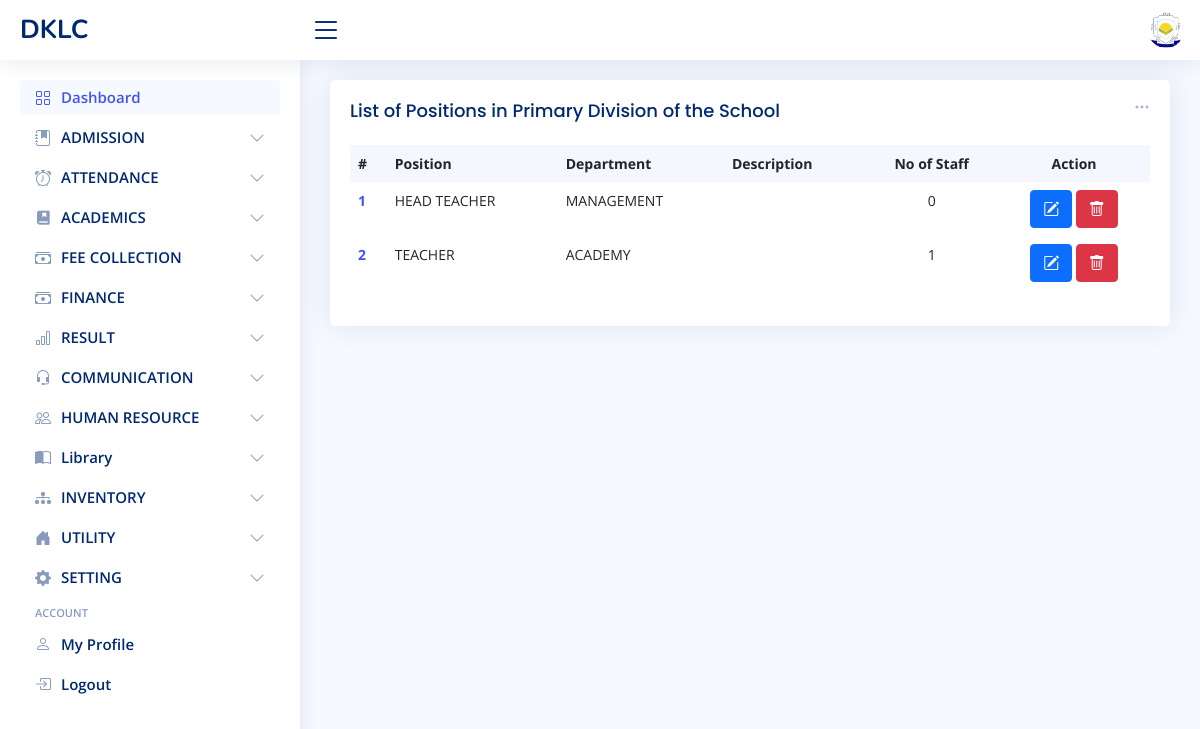
/human_resource/position/index (signed in), run on the app's committed database.
### school_setting/models.py (models this page shows)
class SchoolGeneralInfoModel(models.Model):
    name = models.CharField(max_length=250)
    short_name = models.CharField(max_length=50)
    website = models.CharField(max_length=200)
    motto = models.CharField(max_length=250)
    SCHOOL_TYPE = (
        ('pri', 'PRIMARY'), ('sec', 'SECONDARY'), ('mix', 'MIXED')
    )
    school_type = models.CharField(max_length=200, choices=SCHOOL_TYPE)
    logo = models.FileField(upload_to='images/logo', blank=True)
    mobile_1 = models.CharField(max_length=20)
    mobile_2 = models.CharField(max_length=20, null=True, blank=True)
    email = models.EmailField()
    address = models.CharField(max_length=255)
    separate_school_section = models.BooleanField(default=True)
    TYPE = (
        ('pri', 'PRIMARY'), ('sec', 'SECONDARY'), ('mix', 'MIXED')
    )
    type = models.CharField(max_length=200, choices=TYPE)
    user = models.ForeignKey(User, on_delete=models.SET_NULL, null=True, blank=True)
    def __str__(self):
        return self.short_name.upper()

### human_resource/models.py (models this page shows, shortened)
class PositionModel(models.Model):
    name = models.CharField(max_length=100)
    department = models.ForeignKey(DepartmentModel, on_delete=models.CASCADE, related_name='positions')
    description = models.TextField(null=True, blank=True)
    POSITION_TYPE = (
        ('pri', 'PRIMARY'), ('sec', 'SECONDARY')
    )
    type = models.CharField(max_length=10, choices=POSITION_TYPE, blank=True)
    user = models.ForeignKey(User, on_delete=models.SET_NULL, null=True, blank=True)
    updated_by = models.ForeignKey(User, on_delete=models.SET_NULL, null=True, blank=True,
                                   related_name='position_updated_by')
    created_at = models.DateTimeField(auto_now_add=True, blank=True, null=True)
    updated_at = models.DateTimeField(auto_now=True, blank=True, null=True)
    class Meta:
        constraints = [
            models.UniqueConstraint(
                fields=['name', 'department', 'type'],
                name='unique_dept_name_and_dept_and_type_combo'
            )
        ]
    def number_of_staff(self):
        return StaffModel.objects.filter(position=self).count()

class DepartmentModel(models.Model):
    name = models.CharField(max_length=100)
    description = models.TextField(null=True, blank=True)
    DEPT_TYPE = (
        ('pri', 'PRIMARY'), ('sec', 'SECONDARY')
    )
    type = models.CharField(max_length=10, choices=DEPT_TYPE, blank=True)
    user = models.ForeignKey(User, on_delete=models.SET_NULL, null=True, blank=True)
    updated_by = models.ForeignKey(User, on_delete=models.SET_NULL, null=True, blank=True,
                                   related_name='department_updated_by')
    created_at = models.DateTimeField(auto_now_add=True, blank=True, null=True)
    updated_at = models.DateTimeField(auto_now=True, blank=True, null=True)
    class Meta:
        constraints = [
            models.UniqueConstraint(
                fields=['name', 'type'],
                name='unique_dept_name_type_combo'
            )
        ]
    def __str__(self):
        return self.name.upper()

### human_resource/views.py (the view)
# urls.py: path('position/index', PositionListView.as_view(), name='position_index'),
class PositionListView(LoginRequiredMixin, PermissionRequiredMixin, ListView):
    model = PositionModel
    permission_required = 'human_resource.view_positionmodel'
    fields = '__all__'
    template_name = 'human_resource/position/index.html'
    context_object_name = "position_list"
    def get_queryset(self):
        school_setting = SchoolGeneralInfoModel.objects.first()
        if school_setting.separate_school_section:
            return PositionModel.objects.filter(type=self.request.user.profile.type).order_by('name')
        else:
            return PositionModel.objects.all().order_by('name')
    def get_context_data(self, **kwargs):
        context = super().get_context_data(**kwargs)
        school_setting = SchoolGeneralInfoModel.objects.first()
        form_kwargs = {}
        if school_setting.separate_school_section:
            context['department_list'] = DepartmentModel.objects.filter(type=self.request.user.profile.type).order_by(
                'name')
            form_kwargs['type'] = self.request.user.profile.type
        else:
            context['department_list'] = DepartmentModel.objects.all().order_by('name')
        context['form'] = PositionForm(**form_kwargs)
        return context

### admin_dashboard/context_processor.py (called while the page is built)
def school_info(request):
    info = SchoolGeneralInfoModel.objects.first()
    academic_info = None
    if not info:
        return {}
    try:
        user_type = request.user.profile.type
    except AttributeError:
        user_type = None
    if info.separate_school_section and not request.user.is_anonymous:
        academic_info = SchoolAcademicInfoModel.objects.filter(type=user_type).first()
    else:
        academic_info = SchoolAcademicInfoModel.objects.first()
    return {
        'school_info': info,
        'academic_info': academic_info
    }

### human_resource/templates/human_resource/position/index.html (shortened to what this page needs)
{% extends 'admin_dashboard/layout.html' %}
{% block 'main' %}
{% load static %}
<div class="col-12">
    <div class="card recent-sales overflow-auto">
        <div class="filter">
            <a title="Add Position" class="icon" href="#" data-bs-toggle="dropdown"><i class="bi bi-three-dots"></i></a>
        </div>
        <div class="card-body">
            <h5 class="card-title">List of Positions
                {% if school_info.separate_school_section and school_info.school_type == 'mix' %}
                    {% if user.profile.type == 'pri' %}
                        in Primary Division of the School
                    {% elif user.profile.type == 'sec' %}
                        in Secondary Division of the School
                    {% elif user.profile.type == 'mix' %}
                        in the School
                    {% endif %}
                {% endif %}
            </h5>
            <table class="table table-borderless datatable">
                <thead>
                <tr>
                    <th scope="col">#</th>
                    <th scope="col">Position</th>
                    <th scope="col">Department</th>
                    <th scope="col">Description</th>
                    <th class="text-center" scope="col">No of Staff</th>
                    <th scope="col" class="text-center">Action</th>
                </tr>
                </thead>
                <tbody>
                {% if position_list %}
                {% for position in position_list %}
                <tr>
                    <th scope="row"><a href="#">{{ forloop.counter }}</a></th>
                    <td title="created by {{ position.user|lower }} at {{ position.created_at|date }} ">{{ position.name|upper }}</td>
                    <td>{{ position.department.name|upper }}</td>
                    <td>{{ position.description }}</td>
                    <td class="text-center">{{ position.number_of_staff }}</td>
                    <td class="text-center">
                        <button type="button" class="btn btn-primary" data-bs-toggle="modal" data-bs-target="#edit{{ forloop.counter }}"><i class="bi bi-pencil-square"></i></button>
                        <a href="{% url 'position_delete' position.id %}" class="btn btn-danger"><i class="bi bi-trash"></i></a>
                    </td>
                </tr>
                {% endfor %}
                {% else %}
                    <tr><td colspan="6"><h3 class="text-center">No Position Added Yet</h3></td></tr>
                {% endif %}
                </tbody>
            </table>
        </div>
    </div>
</div>
{% endblock %}

### admin_dashboard/templates/admin_dashboard/layout.html (shortened to what this page needs)
<!DOCTYPE html>
{% load static %}
<html lang="en">
<head>
  <link href="{% static 'admin_dashboard/vendor/bootstrap/css/bootstrap.min.css' %}" rel="stylesheet">
  <link href="{% static 'admin_dashboard/vendor/bootstrap-icons/bootstrap-icons.css' %}" rel="stylesheet">
  <link href="{% static 'admin_dashboard/vendor/boxicons/css/boxicons.min.css' %}" rel="stylesheet">
  <link href="{% static 'admin_dashboard/vendor/quill/quill.snow.css' %}" rel="stylesheet">
  <link href="{% static 'admin_dashboard/vendor/quill/quill.bubble.css' %}" rel="stylesheet">
  <link href="{% static 'admin_dashboard/vendor/remixicon/remixicon.css' %}" rel="stylesheet">
  <link href="{% static 'admin_dashboard/vendor/simple-datatables/style.css' %}" rel="stylesheet">
  <link href="{% static 'admin_dashboard/styles/style.css' %}" rel="stylesheet">
</head>
<body>
  <header id="header" class="header non-printable fixed-top d-flex align-items-center">
    <div class="d-flex align-items-center justify-content-between">
      <a href="{% url 'admin_dashboard' %}" class="logo d-flex align-items-center">
        <span class="d-none d-lg-block">{{ school_info|upper }}</span>
      </a>
      <i class="bi bi-list toggle-sidebar-btn"></i>
    </div>
    <nav class="header-nav ms-auto">
      <ul class="d-flex align-items-center">
        <li class="nav-item dropdown pe-3">
          <a class="nav-link nav-profile d-flex align-items-center pe-0" href="#" data-bs-toggle="dropdown">
            {% if user.is_superuser %}
                <img src="/media/{{ school_info.logo }}" alt="Profile" class="rounded-circle">
            {% else %}
                {% if user.profile.staff.image %}
                    <img src="/media/{{user.profile.staff.image}}" alt="Profile" class="rounded-circle">
                {% else %}
                    <img src="{% static 'admin_dashboard/images/default_image.jpg' %}" alt="Profile" class="rounded-circle">
                {% endif %}
            {% endif %}
          </a>
        </li>
      </ul>
    </nav>
  </header>
  <aside id="sidebar" class="sidebar non-printable" style="">
    <ul class="sidebar-nav" id="sidebar-nav">
      <li class="nav-item">
        <a class="nav-link " href="{% url 'admin_dashboard' %}">
          <i class="bi bi-grid"></i>
          <span>Dashboard</span>
        </a>
      </li>
      <li class="nav-item">
        <a class="nav-link collapsed" data-bs-target="#stud" data-bs-toggle="collapse" href="#">
          <i class="bi bi-journal-bookmark-fill"></i><span>ADMISSION</span><i class="bi bi-chevron-down ms-auto"></i>
        </a>
      </li>
	<li class="nav-item">
        <a class="nav-link collapsed" data-bs-target="#sb_att" data-bs-toggle="collapse" href="#">
          <i class="bi bi-alarm"></i><span>ATTENDANCE</span><i class="bi bi-chevron-down ms-auto"></i>
        </a>
      </li>
      <li class="nav-item">
        <a class="nav-link collapsed" data-bs-target="#acad" data-bs-toggle="collapse" href="#">
          <i class="ri-book-mark-fill"></i><span>ACADEMICS</span><i class="bi bi-chevron-down ms-auto"></i>
        </a>
      </li>
      <li class="nav-item">
        <a class="nav-link collapsed" data-bs-target="#fee" data-bs-toggle="collapse" href="#">
          <i class="bi bi-cash-stack"></i><span>FEE COLLECTION</span><i class="bi bi-chevron-down ms-auto"></i>
        </a>
      </li>
      <li class="nav-item">
        <a class="nav-link collapsed" data-bs-target="#nav-fin" data-bs-toggle="collapse" href="#">
          <i class="bi bi-cash-stack"></i><span>FINANCE</span><i class="bi bi-chevron-down ms-auto"></i>
        </a>
      </li>
      <li class="nav-item">
        <a class="nav-link collapsed" data-bs-target="#result" data-bs-toggle="collapse" href="#">
          <i class="bi bi-bar-chart"></i><span>RESULT</span><i class="bi bi-chevron-down ms-auto"></i>
        </a>
      </li>
      <li class="nav-item">
        <a class="nav-link collapsed" data-bs-target="#communication" data-bs-toggle="collapse" href="#">
          <i class="bi bi-headset"></i><span>COMMUNICATION</span><i class="bi bi-chevron-down ms-auto"></i>
        </a>
      </li>
      <li class="nav-item">
        <a class="nav-link collapsed" data-bs-target="#hr" data-bs-toggle="collapse" href="#">
          <i class="bi bi-people"></i><span>HUMAN RESOURCE</span><i class="bi bi-chevron-down ms-auto"></i>
        </a>
      </li>
      <li class="nav-item">
        <a class="nav-link collapsed" data-bs-target="#lib-side-bar" data-bs-toggle="collapse" href="#">
          <i class="bi bi-book-half"></i><span>Library</span><i class="bi bi-chevron-down ms-auto"></i>
        </a>
      </li>
      <li class="nav-item">
        <a class="nav-link collapsed" data-bs-target="#invent-side-bar" data-bs-toggle="collapse" href="#">
          <i class="bi bi-diagram-3-fill"></i><span>INVENTORY</span><i class="bi bi-chevron-down ms-auto"></i>
        </a>
      </li>
      <li class="nav-item">
        <a class="nav-link collapsed" data-bs-target="#hostel" data-bs-toggle="collapse" href="#">
          <i class="bi bi-house-door-fill"></i><span>UTILITY</span><i class="bi bi-chevron-down ms-auto"></i>
        </a>
      </li>
      <li class="nav-item">
        <a class="nav-link collapsed" data-bs-target="#tables-nav" data-bs-toggle="collapse" href="#">
          <i class="bi bi-gear-fill"></i><span>SETTING</span><i class="bi bi-chevron-down ms-auto"></i>
        </a>
      </li>
      <li class="nav-heading">Account</li>
      <li class="nav-item">
        <a class="nav-link collapsed" href="{% url 'user_profile' %}">
          <i class="bi bi-person"></i>
          <span>My Profile</span>
        </a>
      </li>
      <li class="nav-item">
        <a class="nav-link collapsed" href="{% url 'logout' %}">
          <i class="bi bi-box-arrow-in-right"></i>
          <span>Logout</span>
        </a>
      </li>
    </ul>
  </aside>
  <main id="main" class="main">
    <section class="section dashboard">
      {% block 'main' %} {% endblock %}
    </section>
  </main>
</body>
</html>

### admin_dashboard/static/admin_dashboard/styles/style.css (style rules this page uses)
:root { scroll-behavior: smooth; }
body { font-family: "Open Sans", sans-serif; background: #f6f9ff; color: #444444; }
a { color: #4154f1; text-decoration: none; }
h1, h2, h3, h4, h5, h6 { font-family: "Nunito", sans-serif; }
#main { margin-top: 60px; padding: 20px 30px; transition: all 0.3s; }
.card { margin-bottom: 30px; border: none; border-radius: 5px; box-shadow: 0px 0 30px rgba(1, 41, 112, 0.1); }
.card-title { padding: 20px 0 15px 0; font-size: 18px; font-weight: 500; color: #012970; font-family: "Poppins", sans-serif; }
.card-body { padding: 0 20px 20px 20px; }
.logo { line-height: 1; }
@media (min-width: 1200px) { .logo { width: 280px; } }
.logo span { font-size: 26px; font-weight: 700; color: #012970; font-family: "Nunito", sans-serif; }
.header { transition: all 0.5s; z-index: 997; height: 60px; box-shadow: 0px 2px 20px rgba(1, 41, 112, 0.1); background-color: #fff; padding-left: 20px; }
.header .toggle-sidebar-btn { font-size: 32px; padding-left: 10px; cursor: pointer; color: #012970; }
.header-nav ul { list-style: none; }
.header-nav > ul { margin: 0; padding: 0; }
.header-nav .nav-profile { color: #012970; }
.header-nav .nav-profile img { max-height: 36px; }
.sidebar { position: fixed; top: 60px; left: 0; bottom: 0; width: 300px; z-index: 996; transition: all 0.3s; padding: 20px; overflow-y: auto; scrollbar-width: thin; scrollbar-color: #aab7cf transparent; box-shadow: 0px 0px 20px rgba(1, 41, 112, 0.1); background-color: #fff; }
@media (min-width: 1200px) { #main, #footer { margin-left: 300px; } }
.sidebar-nav { padding: 0; margin: 0; list-style: none; }
.sidebar-nav li { padding: 0; margin: 0; list-style: none; }
.sidebar-nav .nav-item { margin-bottom: 5px; }
.sidebar-nav .nav-heading { font-size: 11px; text-transform: uppercase; color: #899bbd; font-weight: 600; margin: 10px 0 5px 15px; }
.sidebar-nav .nav-link { display: flex; align-items: center; font-size: 15px; font-weight: 600; color: #4154f1; transition: 0.3; background: #f6f9ff; padding: 10px 15px; border-radius: 4px; }
.sidebar-nav .nav-link i { font-size: 16px; margin-right: 10px; color: #4154f1; }
.sidebar-nav .nav-link.collapsed { color: #012970; background: #fff; }
.sidebar-nav .nav-link.collapsed i { color: #899bbd; }
.sidebar-nav .nav-link .bi-chevron-down { margin-right: 0; transition: transform 0.2s ease-in-out; }
.dashboard .filter { position: absolute; right: 0px; top: 15px; }
.dashboard .filter .icon { color: #aab7cf; padding-right: 20px; padding-bottom: 5px; transition: 0.3s; font-size: 16px; }
.dashboard .recent-sales { font-size: 14px; }
.dashboard .recent-sales .table thead { background: #f6f6fe; }
.dashboard .recent-sales .table thead th { border: 0; }

### admin_dashboard/templates/admin_dashboard/layout.html (style rules this page uses)
.nav-link { height:35px }

### data on the page
SchoolGeneralInfoModel: short_name "DKLC", logo (picture)
PositionModel: name "HEAD TEACHER", department.name "MANAGEMENT", number_of_staff "0"
PositionModel: name "TEACHER", department.name "ACADEMY", number_of_staff "1"
